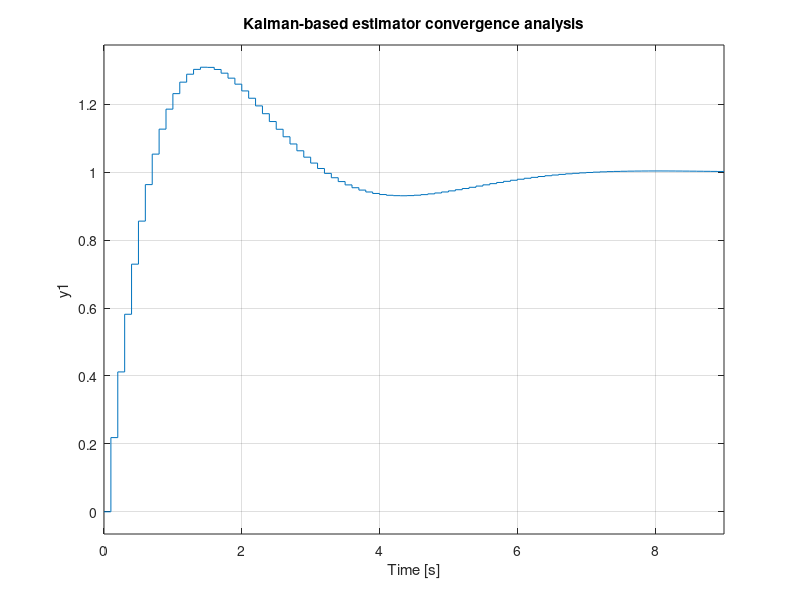
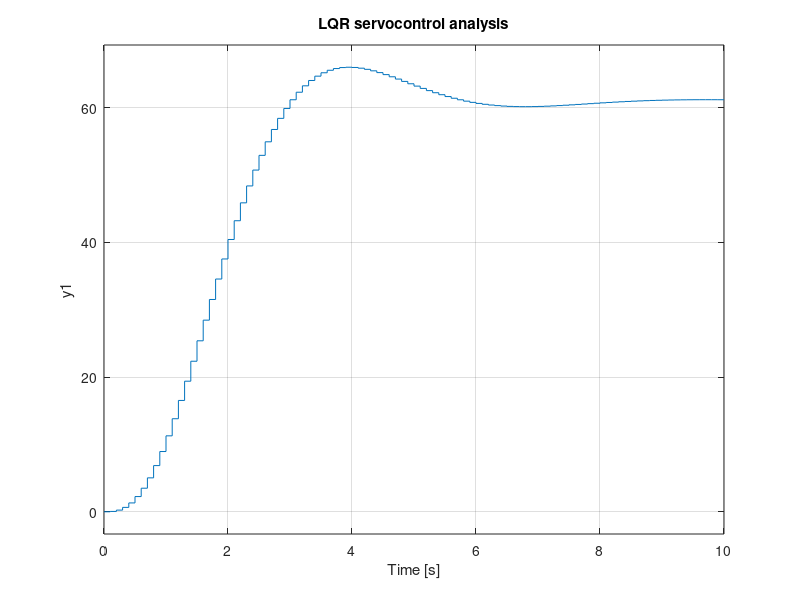
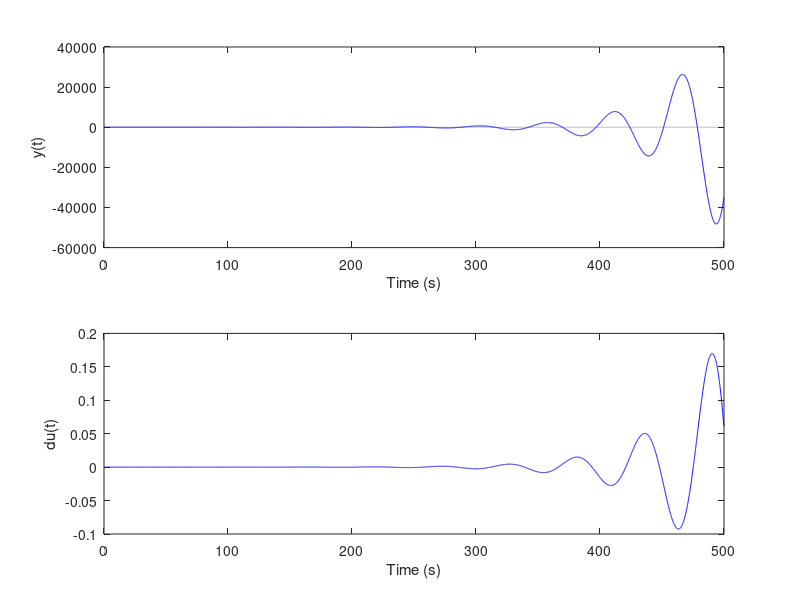

Source code (MATLAB) for these figures, in order:
%% Atividade 05: Projetar e implementar, por simulação, o  PMVC, DMC e GPC.
clear all; close all; clc;
% clear all; clc;
%% Parametros
Ts = 0.1;                % periodo de amostragem (s)
td = 0;                  % atraso continuo (s)
d = round((td/Ts) + 1)   % atraso discreto (em amostras)

Nx = d+1;                % horizonte de previsão de estado (atraso virtual)
LAM = diag([1]);       % fator de ponderação de controle

%% Planta a) Dinâmica do ângulo de roll do VLS-1 em Max Q

% Modelo em espaço de estados contínuo
    A = [0      1;
         0  -0.098859];
    B = [0; 1];
    
    C = [61.0492    0];
    
    D = 0;
    
    sysc = ss(A,B,C,D)

% Modelo em espaço de estados discreto
    sysd = c2d(sysc,Ts);
    
    [Ad,Bd,Cd,Dd] = ssdata(sysd);

% Modelo aumentado em espaço de estados
    Aa = [ 1          Cd*Ad;
         zeros(2,1)  Ad  ];

    Ba = [Cd*Bd  ;  Bd];

    Ca = [Cd 0];

    Da = 0;

    sysa = ss(Aa,Ba,Ca,Da,Ts);

%% Testes de Controlabilidade e Observabilidade
n = length(Aa);     % Número de variaveis de estado (o integrador é considerado)
Co = ctrb(Aa, Ba);  % Matriz de Controlabilidade
Ob = obsv(Aa, Ca);  % Matriz de Observabilidade

disp('Verificação da Controlabilidade:');
    disp(['> rank(Co) = ' num2str(rank(Co))]);
    if rank(Co) == n
        disp(['== ' num2str(n) ' - O sistema é controlável' ]);
    else
        disp(['!= ' num2str(n) ' - O sistema não é controlável' ]);
    end

disp('Verificação da Observabilidade:');
    disp(['> rank(Ob) = ' num2str(rank(Ob))]);
    if rank(Ob) == n
        disp(['== ' num2str(n) ' - O sistema é observável' ]);
    else
        disp(['!= ' num2str(n) ' - O sistema não é observável' ]);
    end

%% PMVC com realimentação total de estados

% Estimador de estados baseado no filtro de Kalman
    Qkf = diag([0.1 0.1 0.1]);   % covariancia do ruido do processo
    Rkf = 1e10;             % covariancia do ruido de medição
    
    disp('Verificação da Detectabilidade (p/ o Filtro de Kalman):');
    Ob_dec_kf = obsv(Aa', sqrt(Qkf)');
    disp(['> rank(obsv(Aa^(T), sqrt(Qkf)^(T))) = ' num2str(rank(Ob_dec_kf))]);

    if rank(Ob_dec_kf) == n
        disp(['== ' num2str(n) ' - O sistema é detectável' ]);
    else
        disp(['!= ' num2str(n) ' - O sistema não é detectável' ]);
    end

    % Calculo do Ganho
    L = [ dlqr(Aa',Ca',Qkf,Rkf) ]'

    % Verificando os autovalores
    disp('Autovalores do KF em MF:')
    eig(Aa-L*Ca)

    % Verificando se converge
    syskf = ss(Aa-L*Ca, L, Ca, Da, Ts);
    figure; step(syskf); title('Kalman-based estimator convergence analysis');

% LQR
    Qlqr = diag([0.1 0.1 0.1]);  % penalização dos estados
    Rlqr = 1e4;             % penalização do esforço de controle

    disp('Verificação da Detectabilidade (p/ o LQR):');
    Ob_dec_lqr = obsv(Aa', sqrt(Qlqr)');
    disp(['> rank(obsv(Aa^(T), sqrt(Qlqr)^(T))) = ' num2str(rank(Ob_dec_lqr))]);

    if rank(Ob_dec_lqr) == n
        disp(['== ' num2str(n) ' - O sistema é detectável' ]);
    else
        disp(['!= ' num2str(n) ' - O sistema não é detectável' ]);
    end

    % Calculo do Ganho
    K =  dlqr(Aa,Ba,Qlqr,Rlqr)

    % Verificando os autovalores
    disp('Autovalores do LQR em MF:')
    eig(Aa-Ba*K)

    % Verificando se converge
    syslq = ss(Aa-Ba*K, Ba*K(1), Ca, Da, Ts);
    figure; step(syslq); title('LQR servocontrol analysis');

    % Variaveis auxiliares
        % Matrizes principais da leis de controle
        Mx = K*( Aa^Nx -(Aa^(Nx-1))*L*Ca );
        
        Mu = [];
        for i = 1:Nx-1
	        Mu = [Mu (Aa^i)*Ba];
        end
	        Mu = K*Mu;
        
        My = K*Aa^(Nx-1)*L;

%% Simulação
tfinal = 500;           % tempo de simulação (em segundos)
N = round( tfinal/Ts );
t = 0:Ts:N*Ts-Ts;      

    % Sinal de referencia
    r1(1:Nx+1) = 0; r1(Nx+2:N) = 1*(pi/180); 

    % Condições iniciais
    for k = 1:Nx 
        x(:,k)=[0;0];
        u(k) = 0;
        y(k) = Cd*x(:,k);

        xa(:,k) = zeros(3,1);
        du(k) = 0;
    end

for k = Nx+1:N
    % Planta
    x(:,k) = Ad*x(:,k-1) +Bd*u(k-d);
    y(k) = Cd*x(:,k);

    % Controlador
    xa(:,k) = (Aa-L*Ca)*xa(:,k-1) +Ba*du(k-Nx) +L*y(k-1);

        DU = [];
        for i = 1:Nx-1
            DU = [DU; du(k-i) ];
        end

    du(k) = inv(K*Ba+LAM)*( K*[r1(k);0;0] -Mx*xa(:,k) ...
        -Mu*DU -My*y(k) );

    u(k) = u(k-1) +du(k);

    % Saturação
    % if u(k) >= 0.06981
    %   u(k) = 0.06981;
    % elseif u(k) <= 0
    %   u(k) = 0;
    % end

end

%% Plots
t = 0:Ts:N*Ts-Ts;
figure;
    subplot(211)
    plot(t,r1,':k'); hold;
    plot(t,y,'b');
    ylabel('y(t)'); xlabel('Time (s)');
    subplot(212)
    plot(t,du,'b');
    ylabel('du(t)'); xlabel('Time (s)');
